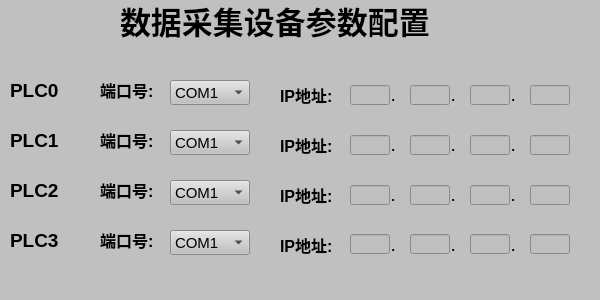
<?xml version="1.0" encoding="UTF-8"?>
<ui version="4.0">
 <class>MainWindow</class>
 <widget class="QMainWindow" name="MainWindow">
  <property name="geometry">
   <rect>
    <x>0</x>
    <y>0</y>
    <width>600</width>
    <height>300</height>
   </rect>
  </property>
  <property name="windowTitle">
   <string>MainWindow</string>
  </property>
  <widget class="QWidget" name="centralwidget">
   <widget class="QWidget" name="widget" native="true">
    <property name="geometry">
     <rect>
      <x>0</x>
      <y>0</y>
      <width>600</width>
      <height>300</height>
     </rect>
    </property>
    <property name="font">
     <font>
      <pointsize>20</pointsize>
     </font>
    </property>
    <property name="styleSheet">
     <string notr="true">background-color: rgb(192, 192, 192);</string>
    </property>
    <widget class="QLabel" name="title_DCS">
     <property name="geometry">
      <rect>
       <x>120</x>
       <y>0</y>
       <width>321</width>
       <height>40</height>
      </rect>
     </property>
     <property name="font">
      <font>
       <pointsize>23</pointsize>
       <weight>75</weight>
       <bold>true</bold>
      </font>
     </property>
     <property name="layoutDirection">
      <enum>Qt::LeftToRight</enum>
     </property>
     <property name="autoFillBackground">
      <bool>false</bool>
     </property>
     <property name="text">
      <string>数据采集设备参数配置</string>
     </property>
    </widget>
    <widget class="QComboBox" name="comboBox_1">
     <property name="geometry">
      <rect>
       <x>170</x>
       <y>80</y>
       <width>80</width>
       <height>25</height>
      </rect>
     </property>
     <property name="font">
      <font>
       <pointsize>11</pointsize>
      </font>
     </property>
     <item>
      <property name="text">
       <string>COM1</string>
      </property>
     </item>
     <item>
      <property name="text">
       <string>COM2</string>
      </property>
     </item>
     <item>
      <property name="text">
       <string>COM3</string>
      </property>
     </item>
     <item>
      <property name="text">
       <string>COM4</string>
      </property>
     </item>
     <item>
      <property name="text">
       <string>COM5</string>
      </property>
     </item>
     <item>
      <property name="text">
       <string>COM6</string>
      </property>
     </item>
     <item>
      <property name="text">
       <string>COM7</string>
      </property>
     </item>
     <item>
      <property name="text">
       <string>COM8</string>
      </property>
     </item>
     <item>
      <property name="text">
       <string>COM9</string>
      </property>
     </item>
     <item>
      <property name="text">
       <string>COM10</string>
      </property>
     </item>
     <item>
      <property name="text">
       <string>COM11</string>
      </property>
     </item>
     <item>
      <property name="text">
       <string>COM12</string>
      </property>
     </item>
     <item>
      <property name="text">
       <string>COM13</string>
      </property>
     </item>
     <item>
      <property name="text">
       <string>COM14</string>
      </property>
     </item>
     <item>
      <property name="text">
       <string>COM15</string>
      </property>
     </item>
     <item>
      <property name="text">
       <string>COM16</string>
      </property>
     </item>
     <item>
      <property name="text">
       <string>COM17</string>
      </property>
     </item>
     <item>
      <property name="text">
       <string>COM18</string>
      </property>
     </item>
     <item>
      <property name="text">
       <string>COM19</string>
      </property>
     </item>
     <item>
      <property name="text">
       <string>COM20</string>
      </property>
     </item>
    </widget>
    <widget class="QComboBox" name="comboBox_2">
     <property name="geometry">
      <rect>
       <x>170</x>
       <y>130</y>
       <width>80</width>
       <height>25</height>
      </rect>
     </property>
     <property name="font">
      <font>
       <pointsize>11</pointsize>
      </font>
     </property>
     <item>
      <property name="text">
       <string>COM1</string>
      </property>
     </item>
     <item>
      <property name="text">
       <string>COM2</string>
      </property>
     </item>
     <item>
      <property name="text">
       <string>COM3</string>
      </property>
     </item>
     <item>
      <property name="text">
       <string>COM4</string>
      </property>
     </item>
     <item>
      <property name="text">
       <string>COM5</string>
      </property>
     </item>
     <item>
      <property name="text">
       <string>COM6</string>
      </property>
     </item>
     <item>
      <property name="text">
       <string>COM7</string>
      </property>
     </item>
     <item>
      <property name="text">
       <string>COM8</string>
      </property>
     </item>
     <item>
      <property name="text">
       <string>COM9</string>
      </property>
     </item>
     <item>
      <property name="text">
       <string>COM10</string>
      </property>
     </item>
     <item>
      <property name="text">
       <string>COM11</string>
      </property>
     </item>
     <item>
      <property name="text">
       <string>COM12</string>
      </property>
     </item>
     <item>
      <property name="text">
       <string>COM13</string>
      </property>
     </item>
     <item>
      <property name="text">
       <string>COM14</string>
      </property>
     </item>
     <item>
      <property name="text">
       <string>COM15</string>
      </property>
     </item>
     <item>
      <property name="text">
       <string>COM16</string>
      </property>
     </item>
     <item>
      <property name="text">
       <string>COM17</string>
      </property>
     </item>
     <item>
      <property name="text">
       <string>COM18</string>
      </property>
     </item>
     <item>
      <property name="text">
       <string>COM19</string>
      </property>
     </item>
     <item>
      <property name="text">
       <string>COM20</string>
      </property>
     </item>
    </widget>
    <widget class="QComboBox" name="comboBox_3">
     <property name="geometry">
      <rect>
       <x>170</x>
       <y>180</y>
       <width>80</width>
       <height>25</height>
      </rect>
     </property>
     <property name="font">
      <font>
       <pointsize>11</pointsize>
      </font>
     </property>
     <item>
      <property name="text">
       <string>COM1</string>
      </property>
     </item>
     <item>
      <property name="text">
       <string>COM2</string>
      </property>
     </item>
     <item>
      <property name="text">
       <string>COM3</string>
      </property>
     </item>
     <item>
      <property name="text">
       <string>COM4</string>
      </property>
     </item>
     <item>
      <property name="text">
       <string>COM5</string>
      </property>
     </item>
     <item>
      <property name="text">
       <string>COM6</string>
      </property>
     </item>
     <item>
      <property name="text">
       <string>COM7</string>
      </property>
     </item>
     <item>
      <property name="text">
       <string>COM8</string>
      </property>
     </item>
     <item>
      <property name="text">
       <string>COM9</string>
      </property>
     </item>
     <item>
      <property name="text">
       <string>COM10</string>
      </property>
     </item>
     <item>
      <property name="text">
       <string>COM11</string>
      </property>
     </item>
     <item>
      <property name="text">
       <string>COM12</string>
      </property>
     </item>
     <item>
      <property name="text">
       <string>COM13</string>
      </property>
     </item>
     <item>
      <property name="text">
       <string>COM14</string>
      </property>
     </item>
     <item>
      <property name="text">
       <string>COM15</string>
      </property>
     </item>
     <item>
      <property name="text">
       <string>COM16</string>
      </property>
     </item>
     <item>
      <property name="text">
       <string>COM17</string>
      </property>
     </item>
     <item>
      <property name="text">
       <string>COM18</string>
      </property>
     </item>
     <item>
      <property name="text">
       <string>COM19</string>
      </property>
     </item>
     <item>
      <property name="text">
       <string>COM20</string>
      </property>
     </item>
    </widget>
    <widget class="QComboBox" name="comboBox_4">
     <property name="geometry">
      <rect>
       <x>170</x>
       <y>230</y>
       <width>80</width>
       <height>25</height>
      </rect>
     </property>
     <property name="font">
      <font>
       <pointsize>11</pointsize>
      </font>
     </property>
     <item>
      <property name="text">
       <string>COM1</string>
      </property>
     </item>
     <item>
      <property name="text">
       <string>COM2</string>
      </property>
     </item>
     <item>
      <property name="text">
       <string>COM3</string>
      </property>
     </item>
     <item>
      <property name="text">
       <string>COM4</string>
      </property>
     </item>
     <item>
      <property name="text">
       <string>COM5</string>
      </property>
     </item>
     <item>
      <property name="text">
       <string>COM6</string>
      </property>
     </item>
     <item>
      <property name="text">
       <string>COM7</string>
      </property>
     </item>
     <item>
      <property name="text">
       <string>COM8</string>
      </property>
     </item>
     <item>
      <property name="text">
       <string>COM9</string>
      </property>
     </item>
     <item>
      <property name="text">
       <string>COM10</string>
      </property>
     </item>
     <item>
      <property name="text">
       <string>COM11</string>
      </property>
     </item>
     <item>
      <property name="text">
       <string>COM12</string>
      </property>
     </item>
     <item>
      <property name="text">
       <string>COM13</string>
      </property>
     </item>
     <item>
      <property name="text">
       <string>COM14</string>
      </property>
     </item>
     <item>
      <property name="text">
       <string>COM15</string>
      </property>
     </item>
     <item>
      <property name="text">
       <string>COM16</string>
      </property>
     </item>
     <item>
      <property name="text">
       <string>COM17</string>
      </property>
     </item>
     <item>
      <property name="text">
       <string>COM18</string>
      </property>
     </item>
     <item>
      <property name="text">
       <string>COM19</string>
      </property>
     </item>
     <item>
      <property name="text">
       <string>COM20</string>
      </property>
     </item>
    </widget>
    <widget class="QLabel" name="title_DCS_2">
     <property name="geometry">
      <rect>
       <x>10</x>
       <y>70</y>
       <width>51</width>
       <height>40</height>
      </rect>
     </property>
     <property name="font">
      <font>
       <pointsize>14</pointsize>
       <weight>75</weight>
       <bold>true</bold>
      </font>
     </property>
     <property name="layoutDirection">
      <enum>Qt::LeftToRight</enum>
     </property>
     <property name="autoFillBackground">
      <bool>false</bool>
     </property>
     <property name="text">
      <string>PLC0</string>
     </property>
    </widget>
    <widget class="QLabel" name="title_DCS_3">
     <property name="geometry">
      <rect>
       <x>10</x>
       <y>120</y>
       <width>51</width>
       <height>40</height>
      </rect>
     </property>
     <property name="font">
      <font>
       <pointsize>14</pointsize>
       <weight>75</weight>
       <bold>true</bold>
      </font>
     </property>
     <property name="layoutDirection">
      <enum>Qt::LeftToRight</enum>
     </property>
     <property name="autoFillBackground">
      <bool>false</bool>
     </property>
     <property name="text">
      <string>PLC1</string>
     </property>
    </widget>
    <widget class="QLabel" name="title_DCS_4">
     <property name="geometry">
      <rect>
       <x>10</x>
       <y>170</y>
       <width>51</width>
       <height>40</height>
      </rect>
     </property>
     <property name="font">
      <font>
       <pointsize>14</pointsize>
       <weight>75</weight>
       <bold>true</bold>
      </font>
     </property>
     <property name="layoutDirection">
      <enum>Qt::LeftToRight</enum>
     </property>
     <property name="autoFillBackground">
      <bool>false</bool>
     </property>
     <property name="text">
      <string>PLC2</string>
     </property>
    </widget>
    <widget class="QLabel" name="title_DCS_5">
     <property name="geometry">
      <rect>
       <x>10</x>
       <y>220</y>
       <width>51</width>
       <height>40</height>
      </rect>
     </property>
     <property name="font">
      <font>
       <pointsize>14</pointsize>
       <weight>75</weight>
       <bold>true</bold>
      </font>
     </property>
     <property name="layoutDirection">
      <enum>Qt::LeftToRight</enum>
     </property>
     <property name="autoFillBackground">
      <bool>false</bool>
     </property>
     <property name="text">
      <string>PLC3</string>
     </property>
    </widget>
    <widget class="QLineEdit" name="lineEdit">
     <property name="geometry">
      <rect>
       <x>470</x>
       <y>85</y>
       <width>40</width>
       <height>20</height>
      </rect>
     </property>
    </widget>
    <widget class="QLabel" name="label">
     <property name="geometry">
      <rect>
       <x>510</x>
       <y>90</y>
       <width>16</width>
       <height>16</height>
      </rect>
     </property>
     <property name="font">
      <font>
       <pointsize>14</pointsize>
      </font>
     </property>
     <property name="text">
      <string>·</string>
     </property>
    </widget>
    <widget class="QLineEdit" name="lineEdit_2">
     <property name="geometry">
      <rect>
       <x>410</x>
       <y>85</y>
       <width>40</width>
       <height>20</height>
      </rect>
     </property>
    </widget>
    <widget class="QLabel" name="label_2">
     <property name="geometry">
      <rect>
       <x>450</x>
       <y>90</y>
       <width>16</width>
       <height>16</height>
      </rect>
     </property>
     <property name="font">
      <font>
       <pointsize>14</pointsize>
      </font>
     </property>
     <property name="text">
      <string>·</string>
     </property>
    </widget>
    <widget class="QLineEdit" name="lineEdit_3">
     <property name="geometry">
      <rect>
       <x>350</x>
       <y>85</y>
       <width>40</width>
       <height>20</height>
      </rect>
     </property>
    </widget>
    <widget class="QLabel" name="label_3">
     <property name="geometry">
      <rect>
       <x>390</x>
       <y>90</y>
       <width>16</width>
       <height>16</height>
      </rect>
     </property>
     <property name="font">
      <font>
       <pointsize>14</pointsize>
      </font>
     </property>
     <property name="text">
      <string>·</string>
     </property>
    </widget>
    <widget class="QLineEdit" name="lineEdit_4">
     <property name="geometry">
      <rect>
       <x>530</x>
       <y>85</y>
       <width>40</width>
       <height>20</height>
      </rect>
     </property>
    </widget>
    <widget class="QLabel" name="title_DCS_6">
     <property name="geometry">
      <rect>
       <x>280</x>
       <y>75</y>
       <width>60</width>
       <height>40</height>
      </rect>
     </property>
     <property name="font">
      <font>
       <pointsize>12</pointsize>
       <weight>75</weight>
       <bold>true</bold>
      </font>
     </property>
     <property name="layoutDirection">
      <enum>Qt::LeftToRight</enum>
     </property>
     <property name="autoFillBackground">
      <bool>false</bool>
     </property>
     <property name="text">
      <string>IP地址:</string>
     </property>
    </widget>
    <widget class="QLabel" name="title_DCS_7">
     <property name="geometry">
      <rect>
       <x>100</x>
       <y>70</y>
       <width>60</width>
       <height>40</height>
      </rect>
     </property>
     <property name="font">
      <font>
       <pointsize>12</pointsize>
       <weight>75</weight>
       <bold>true</bold>
      </font>
     </property>
     <property name="layoutDirection">
      <enum>Qt::LeftToRight</enum>
     </property>
     <property name="autoFillBackground">
      <bool>false</bool>
     </property>
     <property name="text">
      <string>端口号:</string>
     </property>
    </widget>
    <widget class="QLabel" name="title_DCS_8">
     <property name="geometry">
      <rect>
       <x>280</x>
       <y>125</y>
       <width>60</width>
       <height>40</height>
      </rect>
     </property>
     <property name="font">
      <font>
       <pointsize>12</pointsize>
       <weight>75</weight>
       <bold>true</bold>
      </font>
     </property>
     <property name="layoutDirection">
      <enum>Qt::LeftToRight</enum>
     </property>
     <property name="autoFillBackground">
      <bool>false</bool>
     </property>
     <property name="text">
      <string>IP地址:</string>
     </property>
    </widget>
    <widget class="QLabel" name="title_DCS_9">
     <property name="geometry">
      <rect>
       <x>100</x>
       <y>120</y>
       <width>60</width>
       <height>40</height>
      </rect>
     </property>
     <property name="font">
      <font>
       <pointsize>12</pointsize>
       <weight>75</weight>
       <bold>true</bold>
      </font>
     </property>
     <property name="layoutDirection">
      <enum>Qt::LeftToRight</enum>
     </property>
     <property name="autoFillBackground">
      <bool>false</bool>
     </property>
     <property name="text">
      <string>端口号:</string>
     </property>
    </widget>
    <widget class="QLabel" name="title_DCS_10">
     <property name="geometry">
      <rect>
       <x>280</x>
       <y>175</y>
       <width>60</width>
       <height>40</height>
      </rect>
     </property>
     <property name="font">
      <font>
       <pointsize>12</pointsize>
       <weight>75</weight>
       <bold>true</bold>
      </font>
     </property>
     <property name="layoutDirection">
      <enum>Qt::LeftToRight</enum>
     </property>
     <property name="autoFillBackground">
      <bool>false</bool>
     </property>
     <property name="text">
      <string>IP地址:</string>
     </property>
    </widget>
    <widget class="QLabel" name="title_DCS_11">
     <property name="geometry">
      <rect>
       <x>100</x>
       <y>170</y>
       <width>60</width>
       <height>40</height>
      </rect>
     </property>
     <property name="font">
      <font>
       <pointsize>12</pointsize>
       <weight>75</weight>
       <bold>true</bold>
      </font>
     </property>
     <property name="layoutDirection">
      <enum>Qt::LeftToRight</enum>
     </property>
     <property name="autoFillBackground">
      <bool>false</bool>
     </property>
     <property name="text">
      <string>端口号:</string>
     </property>
    </widget>
    <widget class="QLabel" name="title_DCS_12">
     <property name="geometry">
      <rect>
       <x>280</x>
       <y>225</y>
       <width>60</width>
       <height>40</height>
      </rect>
     </property>
     <property name="font">
      <font>
       <pointsize>12</pointsize>
       <weight>75</weight>
       <bold>true</bold>
      </font>
     </property>
     <property name="layoutDirection">
      <enum>Qt::LeftToRight</enum>
     </property>
     <property name="autoFillBackground">
      <bool>false</bool>
     </property>
     <property name="text">
      <string>IP地址:</string>
     </property>
    </widget>
    <widget class="QLabel" name="title_DCS_13">
     <property name="geometry">
      <rect>
       <x>100</x>
       <y>220</y>
       <width>60</width>
       <height>40</height>
      </rect>
     </property>
     <property name="font">
      <font>
       <pointsize>12</pointsize>
       <weight>75</weight>
       <bold>true</bold>
      </font>
     </property>
     <property name="layoutDirection">
      <enum>Qt::LeftToRight</enum>
     </property>
     <property name="autoFillBackground">
      <bool>false</bool>
     </property>
     <property name="text">
      <string>端口号:</string>
     </property>
    </widget>
    <widget class="QLineEdit" name="lineEdit_5">
     <property name="geometry">
      <rect>
       <x>350</x>
       <y>135</y>
       <width>40</width>
       <height>20</height>
      </rect>
     </property>
    </widget>
    <widget class="QLabel" name="label_4">
     <property name="geometry">
      <rect>
       <x>390</x>
       <y>140</y>
       <width>16</width>
       <height>16</height>
      </rect>
     </property>
     <property name="font">
      <font>
       <pointsize>14</pointsize>
      </font>
     </property>
     <property name="text">
      <string>·</string>
     </property>
    </widget>
    <widget class="QLineEdit" name="lineEdit_6">
     <property name="geometry">
      <rect>
       <x>530</x>
       <y>135</y>
       <width>40</width>
       <height>20</height>
      </rect>
     </property>
    </widget>
    <widget class="QLineEdit" name="lineEdit_7">
     <property name="geometry">
      <rect>
       <x>410</x>
       <y>135</y>
       <width>40</width>
       <height>20</height>
      </rect>
     </property>
    </widget>
    <widget class="QLineEdit" name="lineEdit_8">
     <property name="geometry">
      <rect>
       <x>470</x>
       <y>135</y>
       <width>40</width>
       <height>20</height>
      </rect>
     </property>
    </widget>
    <widget class="QLabel" name="label_5">
     <property name="geometry">
      <rect>
       <x>450</x>
       <y>140</y>
       <width>16</width>
       <height>16</height>
      </rect>
     </property>
     <property name="font">
      <font>
       <pointsize>14</pointsize>
      </font>
     </property>
     <property name="text">
      <string>·</string>
     </property>
    </widget>
    <widget class="QLabel" name="label_6">
     <property name="geometry">
      <rect>
       <x>510</x>
       <y>140</y>
       <width>16</width>
       <height>16</height>
      </rect>
     </property>
     <property name="font">
      <font>
       <pointsize>14</pointsize>
      </font>
     </property>
     <property name="text">
      <string>·</string>
     </property>
    </widget>
    <widget class="QLineEdit" name="lineEdit_9">
     <property name="geometry">
      <rect>
       <x>350</x>
       <y>185</y>
       <width>40</width>
       <height>20</height>
      </rect>
     </property>
    </widget>
    <widget class="QLabel" name="label_7">
     <property name="geometry">
      <rect>
       <x>390</x>
       <y>190</y>
       <width>16</width>
       <height>16</height>
      </rect>
     </property>
     <property name="font">
      <font>
       <pointsize>14</pointsize>
      </font>
     </property>
     <property name="text">
      <string>·</string>
     </property>
    </widget>
    <widget class="QLineEdit" name="lineEdit_10">
     <property name="geometry">
      <rect>
       <x>530</x>
       <y>185</y>
       <width>40</width>
       <height>20</height>
      </rect>
     </property>
    </widget>
    <widget class="QLineEdit" name="lineEdit_11">
     <property name="geometry">
      <rect>
       <x>410</x>
       <y>185</y>
       <width>40</width>
       <height>20</height>
      </rect>
     </property>
    </widget>
    <widget class="QLineEdit" name="lineEdit_12">
     <property name="geometry">
      <rect>
       <x>470</x>
       <y>185</y>
       <width>40</width>
       <height>20</height>
      </rect>
     </property>
    </widget>
    <widget class="QLabel" name="label_8">
     <property name="geometry">
      <rect>
       <x>450</x>
       <y>190</y>
       <width>16</width>
       <height>16</height>
      </rect>
     </property>
     <property name="font">
      <font>
       <pointsize>14</pointsize>
      </font>
     </property>
     <property name="text">
      <string>·</string>
     </property>
    </widget>
    <widget class="QLabel" name="label_9">
     <property name="geometry">
      <rect>
       <x>510</x>
       <y>190</y>
       <width>16</width>
       <height>16</height>
      </rect>
     </property>
     <property name="font">
      <font>
       <pointsize>14</pointsize>
      </font>
     </property>
     <property name="text">
      <string>·</string>
     </property>
    </widget>
    <widget class="QLineEdit" name="lineEdit_13">
     <property name="geometry">
      <rect>
       <x>350</x>
       <y>234</y>
       <width>40</width>
       <height>20</height>
      </rect>
     </property>
    </widget>
    <widget class="QLabel" name="label_10">
     <property name="geometry">
      <rect>
       <x>390</x>
       <y>240</y>
       <width>16</width>
       <height>16</height>
      </rect>
     </property>
     <property name="font">
      <font>
       <pointsize>14</pointsize>
      </font>
     </property>
     <property name="text">
      <string>·</string>
     </property>
    </widget>
    <widget class="QLineEdit" name="lineEdit_14">
     <property name="geometry">
      <rect>
       <x>530</x>
       <y>234</y>
       <width>40</width>
       <height>20</height>
      </rect>
     </property>
    </widget>
    <widget class="QLineEdit" name="lineEdit_15">
     <property name="geometry">
      <rect>
       <x>410</x>
       <y>234</y>
       <width>40</width>
       <height>20</height>
      </rect>
     </property>
    </widget>
    <widget class="QLineEdit" name="lineEdit_16">
     <property name="geometry">
      <rect>
       <x>470</x>
       <y>234</y>
       <width>40</width>
       <height>20</height>
      </rect>
     </property>
    </widget>
    <widget class="QLabel" name="label_11">
     <property name="geometry">
      <rect>
       <x>450</x>
       <y>240</y>
       <width>16</width>
       <height>16</height>
      </rect>
     </property>
     <property name="font">
      <font>
       <pointsize>14</pointsize>
      </font>
     </property>
     <property name="text">
      <string>·</string>
     </property>
    </widget>
    <widget class="QLabel" name="label_12">
     <property name="geometry">
      <rect>
       <x>510</x>
       <y>240</y>
       <width>16</width>
       <height>16</height>
      </rect>
     </property>
     <property name="font">
      <font>
       <pointsize>14</pointsize>
      </font>
     </property>
     <property name="text">
      <string>·</string>
     </property>
    </widget>
   </widget>
  </widget>
 </widget>
 <resources/>
 <connections/>
</ui>
